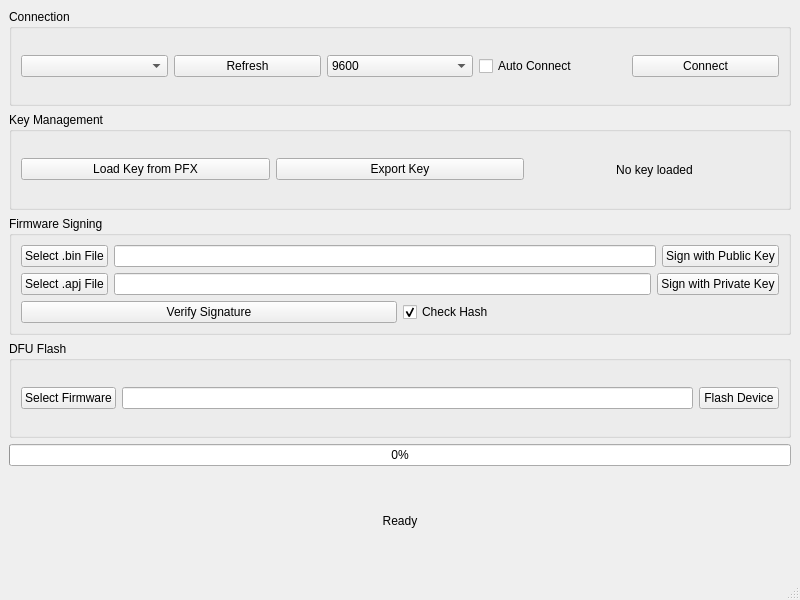
<?xml version="1.0" encoding="UTF-8"?>
<ui version="4.0">
 <class>MainWindow</class>
 <widget class="QMainWindow" name="MainWindow">
  <property name="geometry">
   <rect>
    <x>0</x>
    <y>0</y>
    <width>800</width>
    <height>600</height>
   </rect>
  </property>
  <property name="windowTitle">
   <string>ArduCopter Firmware Signing Tool</string>
  </property>
  <widget class="QWidget" name="centralwidget">
   <layout class="QVBoxLayout" name="verticalLayout">
    <item>
     <widget class="QGroupBox" name="connectionGroup">
      <property name="title">
       <string>Connection</string>
      </property>
      <layout class="QHBoxLayout" name="horizontalLayout">
       <item>
        <widget class="QComboBox" name="portComboBox"/>
       </item>
       <item>
        <widget class="QPushButton" name="refreshButton">
         <property name="text">
          <string>Refresh</string>
         </property>
         <property name="icon">
          <iconset resource="../resources.qrc">
           <normaloff>:/icons/refresh</normaloff>:/icons/refresh</iconset>
         </property>
        </widget>
       </item>
       <item>
        <widget class="QComboBox" name="baudRateComboBox">
         <item>
          <property name="text">
           <string>9600</string>
          </property>
         </item>
         <item>
          <property name="text">
           <string>19200</string>
          </property>
         </item>
         <item>
          <property name="text">
           <string>38400</string>
          </property>
         </item>
         <item>
          <property name="text">
           <string>57600</string>
          </property>
         </item>
         <item>
          <property name="text">
           <string>115200</string>
          </property>
         </item>
        </widget>
       </item>
       <item>
        <widget class="QCheckBox" name="autoConnectCheckBox">
         <property name="text">
          <string>Auto Connect</string>
         </property>
        </widget>
       </item>
       <item>
        <widget class="QPushButton" name="connectButton">
         <property name="text">
          <string>Connect</string>
         </property>
         <property name="icon">
          <iconset resource="../resources.qrc">
           <normaloff>:/icons/connect</normaloff>:/icons/connect</iconset>
         </property>
        </widget>
       </item>
      </layout>
     </widget>
    </item>
    <item>
     <widget class="QGroupBox" name="keyManagementGroup">
      <property name="title">
       <string>Key Management</string>
      </property>
      <layout class="QHBoxLayout" name="horizontalLayout_2">
       <item>
        <widget class="QPushButton" name="loadKeyButton">
         <property name="text">
          <string>Load Key from PFX</string>
         </property>
         <property name="icon">
          <iconset resource="../resources.qrc">
           <normaloff>:/icons/key</normaloff>:/icons/key</iconset>
         </property>
        </widget>
       </item>
       <item>
        <widget class="QPushButton" name="exportKeyButton">
         <property name="text">
          <string>Export Key</string>
         </property>
         <property name="icon">
          <iconset resource="../resources.qrc">
           <normaloff>:/icons/export</normaloff>:/icons/export</iconset>
         </property>
        </widget>
       </item>
       <item>
        <widget class="QLabel" name="keyStatusLabel">
         <property name="text">
          <string>No key loaded</string>
         </property>
         <property name="alignment">
          <set>Qt::AlignCenter</set>
         </property>
        </widget>
       </item>
      </layout>
     </widget>
    </item>
    <item>
     <widget class="QGroupBox" name="signingGroup">
      <property name="title">
       <string>Firmware Signing</string>
      </property>
      <layout class="QVBoxLayout" name="verticalLayout_2">
       <item>
        <layout class="QHBoxLayout" name="horizontalLayout_3">
         <item>
          <widget class="QPushButton" name="selectBinButton">
           <property name="text">
            <string>Select .bin File</string>
           </property>
          </widget>
         </item>
         <item>
          <widget class="QLineEdit" name="binFilePath"/>
         </item>
         <item>
          <widget class="QPushButton" name="signBinButton">
           <property name="text">
            <string>Sign with Public Key</string>
           </property>
           <property name="icon">
            <iconset resource="../resources.qrc">
             <normaloff>:/icons/sign</normaloff>:/icons/sign</iconset>
           </property>
          </widget>
         </item>
        </layout>
       </item>
       <item>
        <layout class="QHBoxLayout" name="horizontalLayout_4">
         <item>
          <widget class="QPushButton" name="selectApjButton">
           <property name="text">
            <string>Select .apj File</string>
           </property>
          </widget>
         </item>
         <item>
          <widget class="QLineEdit" name="apjFilePath"/>
         </item>
         <item>
          <widget class="QPushButton" name="signApjButton">
           <property name="text">
            <string>Sign with Private Key</string>
           </property>
           <property name="icon">
            <iconset resource="../resources.qrc">
             <normaloff>:/icons/sign</normaloff>:/icons/sign</iconset>
           </property>
          </widget>
         </item>
        </layout>
       </item>
       <item>
        <layout class="QHBoxLayout" name="horizontalLayout_5">
         <item>
          <widget class="QPushButton" name="verifyButton">
           <property name="text">
            <string>Verify Signature</string>
           </property>
           <property name="icon">
            <iconset resource="../resources.qrc">
             <normaloff>:/icons/verify</normaloff>:/icons/verify</iconset>
           </property>
          </widget>
         </item>
         <item>
          <widget class="QCheckBox" name="hashCheckBox">
           <property name="text">
            <string>Check Hash</string>
           </property>
           <property name="checked">
            <bool>true</bool>
           </property>
          </widget>
         </item>
        </layout>
       </item>
      </layout>
     </widget>
    </item>
    <item>
     <widget class="QGroupBox" name="flashGroup">
      <property name="title">
       <string>DFU Flash</string>
      </property>
      <layout class="QHBoxLayout" name="horizontalLayout_6">
       <item>
        <widget class="QPushButton" name="selectFirmwareButton">
         <property name="text">
          <string>Select Firmware</string>
         </property>
        </widget>
       </item>
       <item>
        <widget class="QLineEdit" name="firmwarePath"/>
       </item>
       <item>
        <widget class="QPushButton" name="flashButton">
         <property name="text">
          <string>Flash Device</string>
         </property>
         <property name="icon">
          <iconset resource="../resources.qrc">
           <normaloff>:/icons/flash</normaloff>:/icons/flash</iconset>
         </property>
        </widget>
       </item>
      </layout>
     </widget>
    </item>
    <item>
     <widget class="QProgressBar" name="progressBar">
      <property name="value">
       <number>0</number>
      </property>
      <property name="alignment">
       <set>Qt::AlignCenter</set>
      </property>
      <property name="textVisible">
       <bool>true</bool>
      </property>
     </widget>
    </item>
    <item>
     <widget class="QLabel" name="statusLabel">
      <property name="text">
       <string>Ready</string>
      </property>
      <property name="alignment">
       <set>Qt::AlignCenter</set>
      </property>
     </widget>
    </item>
   </layout>
  </widget>
  <widget class="QStatusBar" name="statusbar"/>
 </widget>
 <resources>
  <include location="../resources.qrc"/>
 </resources>
 <connections/>
</ui>
